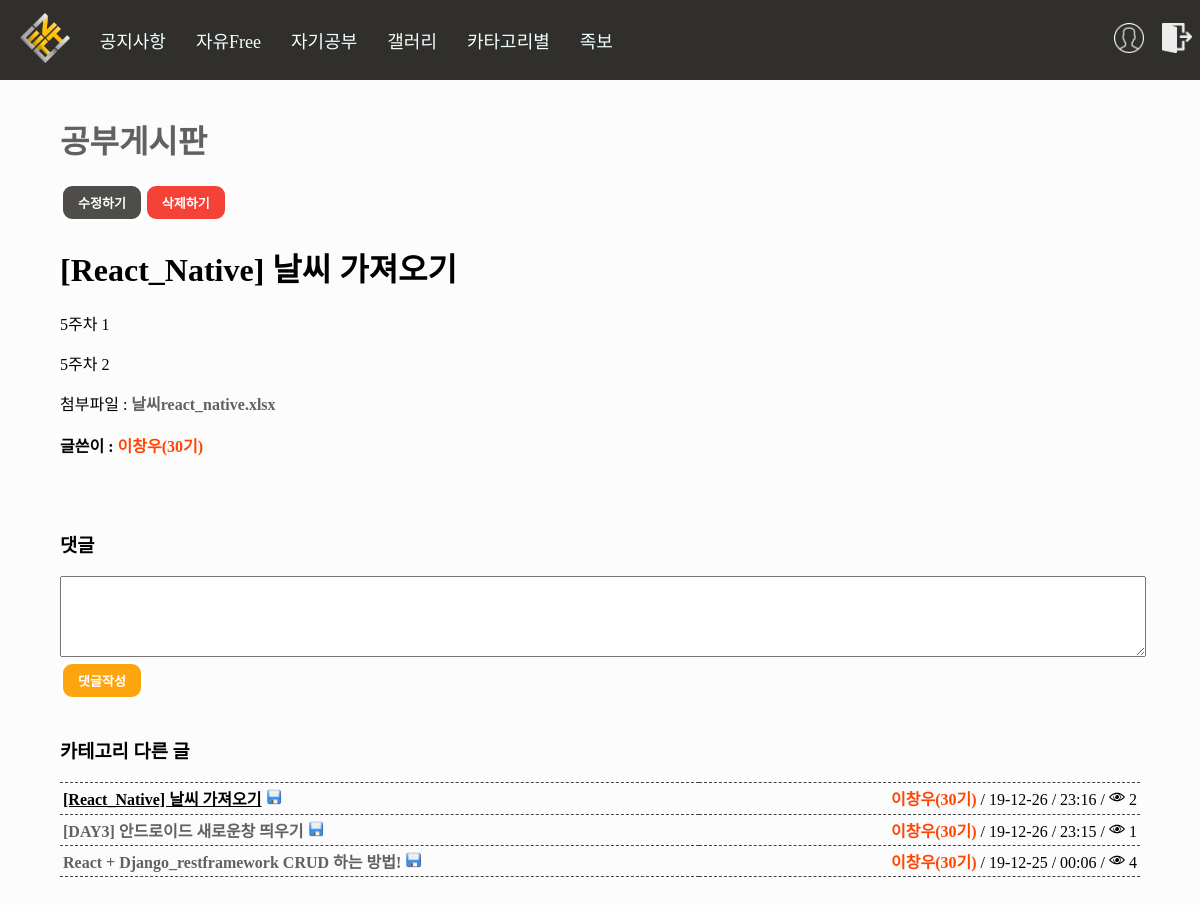
The page /board/detail/201 (signed in) on the database as committed earlier.
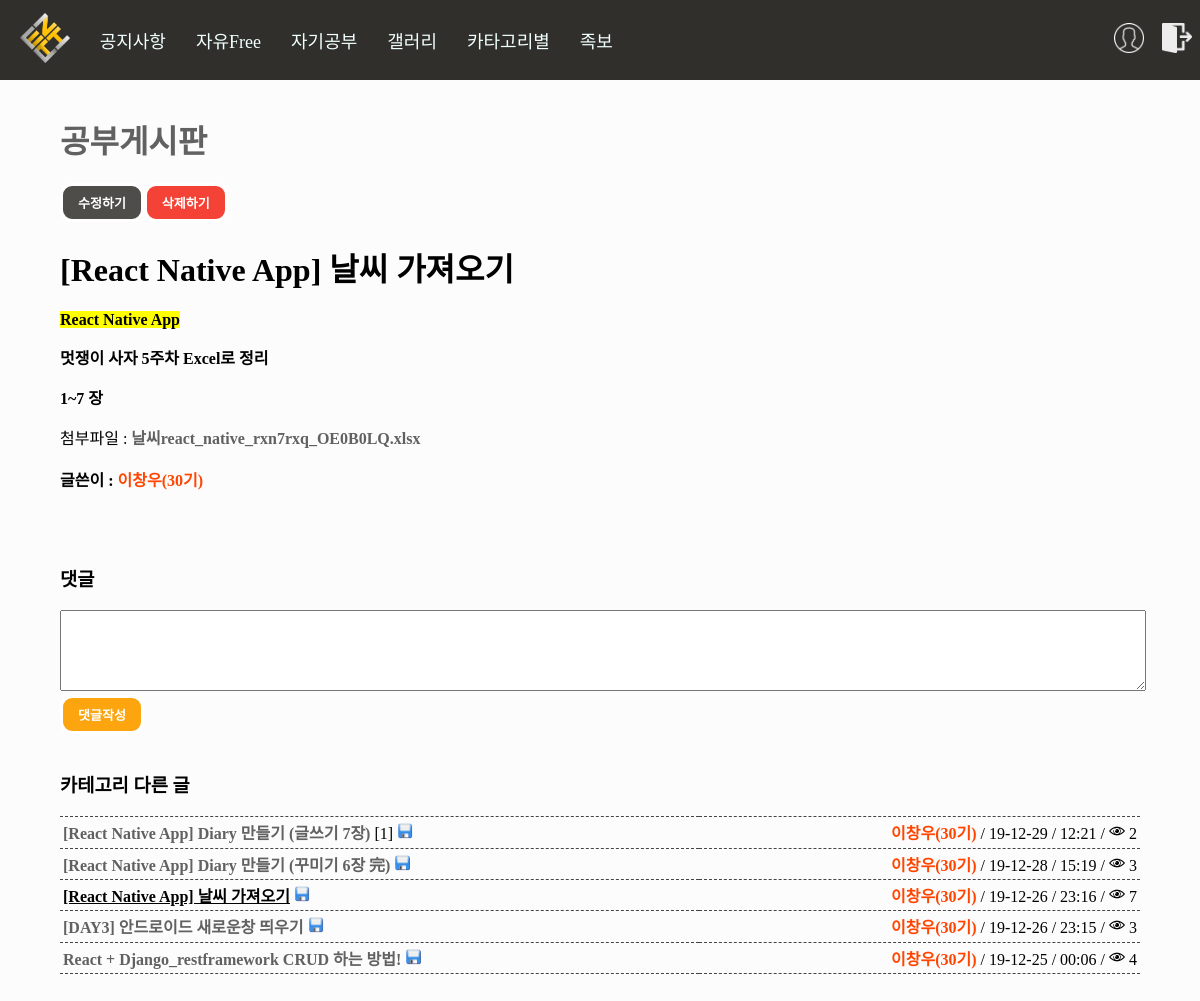
The same page on the database as committed later.
### board/models.py (models this page shows, shortened)
class Board(models.Model):
    Title = models.CharField(max_length=50) #제목
    Body = models.TextField() #내용
    Created_at = models.DateTimeField(auto_now_add=True) #생성 일자 및 시간
    Updated_at = models.DateTimeField(auto_now=True) #수정 일자 및 시간
    Author = models.CharField(max_length=13) #글쓴이 아이디
    Category = models.CharField(max_length=13) #분류
    HowMuch = models.IntegerField() #조회수
    files=models.FileField(upload_to='files/', default='')
    images=models.FileField(upload_to='Sumnail/', default='')
    def get_generation(self): #이름을 나오게 하는데 예외처리 까지 적용 만약 탈퇴한 사람이면!! Id 가 나온다
        try:
            a = Profile.objects.get(user__username=self.Author)
            if a.UserType == "99":
                return "<span style='font-weight:bolder;color:orangered;'>"+a.Name+"("+a.Generation+"기)</span>"
            elif a.UserType == "98": #관리자 및 운영진
                return "<span style='font-weight:bolder;color:blue;'>"+a.Name+"("+a.Generation+"기)</span>"
            elif a.UserType == "3": #손님
                return "<span style='font-weight:bolder;color:darkviolet;'>"+a.Name+"("+a.Generation+"기)</span>"
            else: #일반 사용자
                return "<span style='font-weight:bolder;color:black;'>"+a.Name+"("+a.Generation+"기)</span>"
        except: #익명을 위해서 id나오게 삭제되니깐 이름은 알 수 없으므로...
            return "<span style='font-weight:bolder;color:grey;'>"+self.Author+"</span>"
    def new(self): #최신
        if self.Created_at > timezone.now() - datetime.timedelta(days=1):
            return "<img height='16px' src='/static/n.png'/>"
        else:  #하루 지나면 안 최신
            return ""
    def change(self): #최신
        if self.Updated_at > timezone.now() - datetime.timedelta(days=1):
            return "<img height='16px' src='/static/c.png'/>"
        else:  #하루 지나면 안 최신
            return ""
    def file_icon(self): #최신
        if len(self.files.name) > 5: #5글자 이상일경우로 했음!! 그러면 당연히 5글자 이상 아닌게 없을 것임!
            return "<img height='16px' src='/static/file.png'/>"
        else:  #하루 지나면 안 최신
            return ""
    def sumnail_detail(self): #최신
        if len(self.images.name) > 5: #5글자 이상일경우로 했음!! 그러면 당연히 5글자 이상 아닌게 없을 것임!
            return "<img style='width:100%' src="+self.images.url+"/>"
        else:  #하루 지나면 안 최신
            return ""
    def howmanycomment(self):
        a = Comment.objects.filter(Article=self.id).count()
        b = str('[') + str(a) + str(']')
        if a:
            return b
        else:
            return ""
    def howmanyhit(self):
        a = Hittimecount.objects.get(Article=self.id)
        if a:
            return str("<img height='16px' src='/static/eye.png'/> ") + str(a.HowMuch)

class Hittimecount(models.Model):
    Article = models.ForeignKey(Board, on_delete=models.CASCADE)
    HowMuch = models.IntegerField() #조회수

### account/models.py (models this page shows, shortened)
class Profile(models.Model):
    user = models.OneToOneField(User, on_delete=models.CASCADE) #1대1 조인
    Name = models.TextField(max_length=10) #이름
    UserNumber = models.IntegerField() #학번
    Phone = models.CharField(max_length=13) #전화번호
    UserType = models.CharField(max_length=13) #권한
    Generation = models.CharField(max_length=13) #기수

### board/views.py (the view)
# urls.py: path('detail/<int:blog_id>', views.detail, name='detail'),
@login_required(login_url='/account/login/')
def detail(request, blog_id):
    location = request.session.get('location','first')
    profile=Profile.objects.get(
        user=request.user
    )
    if profile.UserType == "0": #권한 대기중 만들기 위해서
        recent = Board.objects.all().order_by('-Created_at')
        paginator = Paginator(recent,5) #페이지네이션 만들기
        page = request.GET.get('page') #페이지네이션 만들기
        posts = paginator.get_page(page) #페이지네이션 만들기
        recent_u = Board.objects.all().order_by('-Updated_at')
        paginator_u = Paginator(recent_u,5) #페이지네이션 만들기
        page_u = request.GET.get('page') #페이지네이션 만들기
        posts_u = paginator_u.get_page(page_u) #페이지네이션 만들기
        seen = []
        posts_p = []
        popular_p = Hittimecount.objects.all().order_by('-HowMuch')[:5] # 인기글 가져오는 것 만들기!
        for gets in popular_p:
            seen.append(gets.Article.id)
        for i in range(len(seen)):
            posts_p.append(Board.objects.get(id=seen[i]))
        Main_Message_Show = Main_Message.objects.get(id=1)
        content = {
            "posts_u":posts_u,
            "posts":posts,
            "posts_p":posts_p,
            "errorauth":"[메시지]\n회원가입 후\n관리자에게 권한을 부여 받아야\n글을 쓰거나 확인 할 수 있습니다!\n(관리자에게 카톡하세요!)",
            "errorauth_set":"block",
            "big_message":Main_Message_Show.big_message,
            "middle_message":Main_Message_Show.middle_message,
            "low_message":Main_Message_Show.low_message,
            "d_day_message":Main_Message_Show.d_day_message,
            "d_day_year":Main_Message_Show.d_day_year,
            "d_day_month":Main_Message_Show.d_day_month,
            "d_day_day":Main_Message_Show.d_day_day
        }
        return render(request, "main.html", content)
    else: #권한 대기중 만들기 위해서
        if request.method == "POST" and "post_comment" in request.POST: #댓글 생성
            comment = Comment()
            comment.Article = Board.objects.get(pk=blog_id)
            comment.Body = request.POST.get('get_Body')
            comment.Author = request.user
            comment.Created_at = timezone.datetime.now()
            comment.save()
            return redirect('/board/detail/'+str(blog_id))
        elif request.method == "POST" and "delete_comment" in request.POST: #댓글 삭제
            comment = Comment.objects.get(pk=blog_id)
            comment.delete()
            return redirect('/board/detail/'+str(request.session.get('blog_id','')))
        else:
            blog_detail = get_object_or_404(Board, pk=blog_id)
            if location == "myboard":
                near_detail_before = Board.objects.filter(Author=request.user, Created_at__lt=blog_detail.Created_at).order_by('-Created_at')#전에 만들어진 게시글 2개!! (마이페이지 일 경우)
                near_detail_after = Board.objects.filter(Author=request.user, Created_at__gt=blog_detail.Created_at).order_by('Created_at')#후에 만들어진 게시글 2개!! (마이페이지 일 경우)
            else:
                near_detail_before = Board.objects.filter(Category=blog_detail.Category, Created_at__lt=blog_detail.Created_at).order_by('-Created_at')#전에 만들어진 게시글 2개!!
                near_detail_after = Board.objects.filter(Category=blog_detail.Category, Created_at__gt=blog_detail.Created_at).order_by('Created_at')#후에 만들어진 게시글 2개!!
            check = 0 #2개까지만 최신 글들 불러오기 위해서 이렇게 했습니당!!
            near_detail = []
            near_detail2 = []
            for a in near_detail_before:
                near_detail.append(a)
                check+=1
                if check == 2:
                    check = 0
                    break
            for a in near_detail_after:
                near_detail2.append(a)
                check+=1
                if check == 2:
                    check = 0
                    near_detail2.reverse() #이 친구는 반전이 필요함!!
                    break
            comments = Comment.objects.filter(Article__id=blog_id).order_by('Created_at')
            request.session['blog_id'] = blog_id #id 값을 가지고 온 이유는 modify 이용하기 위해서
            filename = blog_detail.files.name[6:] #파일 이름만 보이게 하려고
            user=request.user
            all_hit = Hitcount.objects.filter(IP=get_client_ip(request), Article__id=blog_id, date__gte=timezone.datetime.now()-datetime.timedelta(minutes=15))
            if all_hit: #여기서부터는 조회수를 만들기위해서 이 위에 all_hit부터 조회수
                pass
            else:
                try: #hittimecount라는 하나를 만들어서 조회수를 보여주기 하기 원래는 board자체에서 하려고 했는데 조회수가 늘어나면 수정되는 것 처럼 나와서... 결국 하나의 테이블을 더 만듬
                    hitviewcount = Hittimecount.objects.get(Article__id=blog_id)
                    hitviewcount.HowMuch = hitviewcount.HowMuch + 1 # title 수정
                    hitviewcount.save()
                except:
                    hitviewcount = Hittimecount()
                    hitviewcount.HowMuch = 1
                    hitviewcount.Article = Board.objects.get(pk=blog_id)
                    hitviewcount.save()
            hitcount = Hitcount()
            hitcount.Article = Board.objects.get(pk=blog_id)
            hitcount.IP = get_client_ip(request)
            hitcount.date = timezone.datetime.now()
            hitcount.save()
            content = {
                'blog':blog_detail,
                'Author':str(user),
                'filename':filename,
                'comments':comments,
                'location':location,
                'near_detail_before':near_detail,
                'near_detail_after':near_detail2
            }
            return render(request, 'detail.html', content)

### board/views.py (called while the page is built)
def get_client_ip(request): #접속자 ip구하기
    x_forwarded_for = request.META.get('HTTP_X_FORWARDED_FOR')
    if x_forwarded_for:
        ip = x_forwarded_for.split(',')[0]
    else:
        ip = request.META.get('REMOTE_ADDR')
    return ip

### board/templates/detail.html (shortened to what this page needs)
{%extends 'base.html'%}
{%load staticfiles%}
{%block contents%}
<div style="margin:3% 5%; height:55%;">
    {%if location == "myboard"%}
    <h1><a href="/account/myboard/">내가 쓴 글</a></h1>
    {%else%}
        {%if blog.Category == '0'%}
        <h1><a href="../notice/">공지사항</a></h1>
        {%elif blog.Category == '1'%}
        <h1><a href="../free/">자유게시판</a></h1>
        {%elif blog.Category == '2'%}
        <h1><a href="../gallery/">갤러리게시판</a></h1>
        {%elif blog.Category == '9'%}
        <h1><a href="../study/">공부게시판</a></h1>
        {%else%}
        <h1>지정중</h1>
        {%endif%}
    {%endif%}
    {%if blog.Author == Author %}
    <input style="float:left;" type="button" class="button modi_button" onclick="location.href='../modify' " value="수정하기">
    <form method="POST" id="delete_form" action="{%url 'delete'%}">
        <input type="button" class="button dele_button" value="삭제하기" onclick="delete_alert();">
    </form>
    {%endif%}
    <h1>{{blog.Title}}</h1>
    <div>{{blog.Body|safe}}</div>
    {%if filename %}
    첨부파일 : <a href="{{blog.files.url}}" download>{{filename}}</a><br>
    {%endif%}
    <br><b>글쓴이 : {{blog.get_generation|safe}}</b>
    <br><br>
    <br><br>
    <h3>댓글</h3>
    <form method="POST" action="{% url 'detail' blog.id %}">
        <textarea name="get_Body" style="width:100%" rows="5" cols="20" required></textarea><br>
        <input name="post_comment" type="submit" class="button write_button" value="댓글작성"/>
    </form>
    <br>
    <h3>카테고리 다른 글</h3>
    <table style="width: 100%;border-top: 1px dashed #444444;border-collapse: collapse;">
    {%for after in near_detail_after%}
    <tr>
    <td style="border-bottom: 1px dashed #444444;padding:3px;">
        <a href=../detail/{{after.id}}>{{after.Title}}</a> {{after.howmanycomment}}
        {{after.file_icon|safe}}
        {%if after.new == "" %}
        </td>
        {%else%}
        <span style="vertical-align:middle">{{after.new|safe}}</span></td>
        {%endif%}
    <td style="border-bottom: 1px dashed #444444;padding:3px;"><div style="float:right;">
        {{after.get_generation|safe}} / {{after.Created_at|date:"y-m-d"}} / {{after.Created_at|time:"H:i"}} /
        {%if after.howmanyhit %}
        {{after.howmanyhit|safe}}
        {%else%}
        <img style="width:16px;height:16px;" src="{%static 'eye.png'%}"/> 0
        {%endif%}
    </div>
    </td>
    </tr>
    {%endfor%}
    <tr>
    <td style="border-bottom: 1px dashed #444444;padding:3px;">
        <b style="text-decoration: underline;">{{blog.Title}}</b> {{blog.howmanycomment}}
        {{blog.file_icon|safe}}
        {%if blog.new == "" %}
        </td>
        {%else%}
        <span style="vertical-align:middle">{{blog.new|safe}}</span></td>
        {%endif%}
    <td style="border-bottom: 1px dashed #444444;padding:3px;"><div style="float:right;">
        {{blog.get_generation|safe}} / {{blog.Created_at|date:"y-m-d"}} / {{blog.Created_at|time:"H:i"}} /
        {%if blog.howmanyhit %}
        {{blog.howmanyhit|safe}}
        {%else%}
        <img style="width:16px;height:16px;" src="{%static 'eye.png'%}"/> 0
        {%endif%}
    </div>
    </td>
    </tr>
    {%for before in near_detail_before%}
    <tr>
    <td style="border-bottom: 1px dashed #444444;padding:3px;">
        <a href=../detail/{{before.id}}>{{before.Title}}</a> {{before.howmanycomment}}
        {{before.file_icon|safe}}
        {%if before.new == "" %}
        </td>
        {%else%}
        <span style="vertical-align:middle">{{before.new|safe}}</span></td>
        {%endif%}
    <td style="border-bottom: 1px dashed #444444;padding:3px;"><div style="float:right;">
        {{before.get_generation|safe}} / {{before.Created_at|date:"y-m-d"}} / {{before.Created_at|time:"H:i"}} /
        {%if before.howmanyhit %}
        {{before.howmanyhit|safe}}
        {%else%}
        <img style="width:16px;height:16px;" src="{%static 'eye.png'%}"/> 0
        {%endif%}
    </div>
    </td>
    </tr>
    {%endfor%}
    </table>
    <br><br>
    <br><br>
</div>
{%endblock%}

Rows that differ between the two databases and show on the page:
changed Board: Title "[React_Native] 날씨 가져오기" → "[React Native App] 날씨 가져오기"; Body "5주차 1 5주차 2" → "React Native App 멋쟁이 사자 5주차 Excel로 정리 1~7 장"; howmanyhit "2" → "7"
added Board: Title "[React Native App] Diary 만들기 (글쓰기 7장)", howmanycomment "[1]", file_icon (picture), get_generation "이창우(30기)", Created_at "19-12-29", Created_at "12:21", howmanyhit "2", shown under "카테고리 다른 글"
added Board: Title "[React Native App] Diary 만들기 (꾸미기 6장 完)", file_icon (picture), get_generation "이창우(30기)", Created_at "19-12-28", Created_at "15:19", howmanyhit "3", shown under "카테고리 다른 글"
changed through a linked row, Board "[DAY3] 안드로이드 새로운창 띄우기": howmanyhit "1" → "3"
Other text that changed with them:
{{ filename }}: "날씨react_native.xlsx" → "날씨react_native_rxn7rxq_OE0B0LQ.xlsx"
